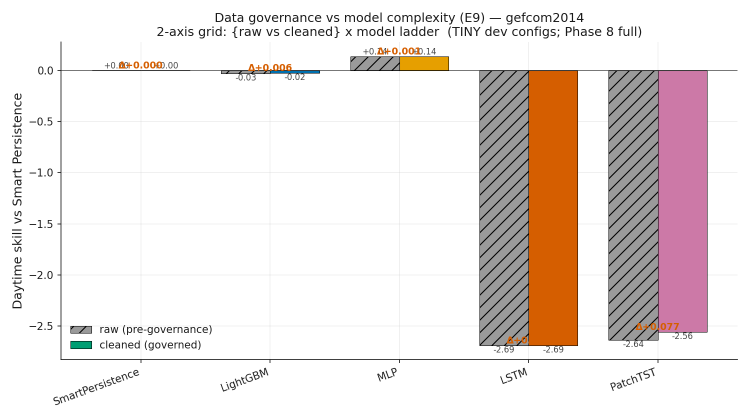
#> input picture figures/fig_governance_vs_complexity.png, 1500 x 840 px (shown at 1/2 size)
$ python select_figures.py
#> lines starting #> are read from the running program, lines starting #| are printed output that depends on the picture
#!/usr/bin/env python
"""Select the ~6-8 paper figures from ``figures/`` and export print-quality copies.

This is the **Stream C "safe-now" packaging step** for the ESSD figure bundle. It
reads each selected source figure (PNG, produced by ``scripts/run_experiments.py``
via :func:`solarunibench.viz.io.save_fig`) and writes a print-ready **PDF + 300 dpi
PNG** pair into ``figures/paper/``.

What this script does (and does *not* do)
-----------------------------------------
- It **packages existing raster figures** at print resolution. It re-samples the
  source PNG (assumed rendered at matplotlib's default 100 dpi) to the requested
  output dpi (default 300) using Lanczos interpolation and embeds it in a PDF.
- It **does not re-render** the figures from source and **does not fabricate any
  data or metric**. The dev-config numbers currently in ``figures/`` are honest
  but bounded; the publication / full-config figure set is produced by Phase 8
  Stream B (``run_experiments.py`` at full model configs on full data). Re-run
  this script after Stream B to refresh the bundle.

Robustness
----------
Missing source figures are **skipped with a warning** (not a hard error) so the
script stays useful while the figure set is still landing. A non-zero exit code
is returned only if *no* figure exported successfully.

Examples
--------
    python scripts/select_figures.py                       # defaults
    python scripts/select_figures.py --src figures --out figures/paper
    python scripts/select_figures.py --dpi 600             # higher-res PNG/PDF
    python scripts/select_figures.py --list                # just print the registry
"""
from __future__ import annotations

import argparse
import sys
import warnings
from pathlib import Path

REPO = Path(__file__).resolve().parents[1]

try:
    from PIL import Image  # type: ignore
except ImportError:  # pragma: no cover - env dependency
    Image = None

try:  # Pillow >= 9.1
    _LANCZOS = Image.Resampling.LANCZOS
except AttributeError:  # pragma: no cover - older Pillow
    _LANCZOS = Image.LANCZOS

# ---------------------------------------------------------------------------
# Paper-figure registry.
# Canonical selection per the Phase 8 Stream C plan:
#   E9 governance = Fig. 1 (centerpiece); E1 geo, E8 benchmark, E7 defects,
#   E4 optical-flow, E6 alignment as supporting figures.
# Each entry: (output_stem, source_filename, one_line_caption).
# ---------------------------------------------------------------------------
PAPER_FIGURES: list[tuple[str, str, str]] = [
    (
        "fig1_governance_vs_complexity",
        "fig_governance_vs_complexity.png",
        "E9 - Data governance vs model complexity (centerpiece): "
        "skill over {data state x model}; the 'governance > complexity' crossover.",
    ),
    (
        "fig2_cleaning_delta",
        "fig_cleaning_delta.png",
        "E9 - Per-dataset skill gain attributable to data hygiene vs to model upgrade.",
    ),
    (
        "fig3_geo_blindtest",
        "fig_geo_blindtest.png",
        "E1 - Clear-sky geo-recovery blind test (Folsom, known coords) + GEFCom zones.",
    ),
    (
        "fig3b_geo_validation",
        "fig_geo_validation.png",
        "ESSD data validation - geo phase-shift ablation + Folsom blind inversion: "
        "(a) clear-sky phase misalignment, (b) downstream skill response, (c) 2D "
        "clear-sky residual contour (honest hemisphere-ambiguity limitation).",
    ),
    (
        "fig4_benchmark_heatmap",
        "fig_e8_skill_heatmap.png",
        "E8 - Unified benchmark (physics-time-aligned grid, CrossViViT v2): "
        "Daytime Skill_MAE% / Skill_RMSE% heatmaps, 7 models x 4 datasets x 3 "
        "native horizons vs Smart Persistence. [supersedes the fixed-step grid; "
        "companion: fig4b horizon-crossover lines]",
    ),
    (
        "fig4b_e8_horizon_lines",
        "fig_e8_horizon_lines.png",
        "E8 - Skill_MAE% vs forecast horizon per model and dataset: the "
        "'when do models beat persistence' crossover view (persistence "
        "dominates 1-min data at 5-min lead; models win at coarser cadences).",
    ),
    (
        "fig5_defects_combined",
        "fig_defects_combined.png",
        "E7 - Data-defect diagnostics (combined): (a) timestamp irregularity — "
        "per-dataset inter-step gap distributions (log scale) with modal-cadence "
        "dashes and gap/duplicate counts; (b) missingness matrix — 100%-NaN "
        "Honest-NaN modalities highlighted in the dataset's semantic Okabe-Ito "
        "color (shared binding with panel (a)). [supersedes the standalone "
        "missingness heatmap]",
    ),
    (
        "fig6_optflow_sequence",
        "fig_optflow_sequence.png",
        "E4 - Optical-flow extrapolation: context -> extrapolated -> truth + uncertainty.",
    ),
    (
        "fig7_align_lag_hist",
        "fig_align_lag_hist.png",
        "E6 - Cross-modal alignment: image<->scalar timestamp diff before vs after.",
    ),
    (
        "fig8_e9_cross_dataset_crossover",
        "fig_e9_cross_dataset_crossover.png",
        "Phase 3 - E9 cross-dataset crossover (physics-aligned 1h-ahead): "
        "margin per dataset; bar >= 0 = governance > complexity holds.",
    ),
    (
        "fig9_e9_waterfall",
        "fig_e9_waterfall.png",
        "Phase 3 - Governance waterfall (Folsom, DLinear): clearsky anchor features "
        "dominate the governance gain (-68% MAE).",
    ),
    (
        "fig10_e9_granularity_sp_collapse",
        "fig_e9_granularity_sp_collapse.png",
        "Phase 3 - Smart-Persistence skill collapses (MAE rises) at coarser temporal "
        "granularity (Folsom 1min->1h); DLinear capacity caveat shown.",
    ),
    (
        "fig11_physics_closure_parity",
        "fig_physics_closure_parity.png",
        "ESSD data validation - physical-closure parity (Folsom): measured GHI vs "
        "DNI*cos(z)+DHI; R^2=0.9998 (irradiance modality is physically consistent).",
    ),
    (
        "fig12_brr_ablation_comparison",
        "fig_brr_ablation_comparison.png",
        "BRR representation x model-capacity ablation: (a) physics preview "
        "[RGB | BRR] of a thin-cloud Folsom frame; (b) 4-arm skill comparison "
        "(Baseline / Scalar BRR / Deep RGB / Deep BRR) with the Arm4-Arm3 "
        "thin-cloud gain highlighted (the net value of CNN-read BRR spatial "
        "structure, holding capacity fixed).",
    ),
    (
        "fig13_brr_feature_alignment",
        "fig_brr_feature_alignment.png",
        "Qualitative feature-alignment proof: conv1 mean activation Arm 3 (RGB) "
        "vs Arm 4 (CPA BRR) + difference map, on a Folsom thin-cloud frame.",
    ),
]


def _resolve(path: str | Path) -> Path:
    """Resolve a path relative to the repo root if it is not already absolute."""
    p = Path(path)
    return p if p.is_absolute() else (REPO / p)


def _export_one(
    stem: str,
    source: Path,
    out_dir: Path,
    dpi: int,
    source_dpi: int,
) -> tuple[Path, Path] | None:
    """Export one figure as ``<stem>.pdf`` + ``<stem>.png`` at ``dpi``.

    Returns ``(png_path, pdf_path)`` on success, or ``None`` if the source is
    missing/unreadable (caller warns).
    """
#> called with stem = 'fig1_governance_vs_complexity', dpi = 300, source_dpi = 100
    if Image is None:
        raise RuntimeError(
            "Pillow is required (pip install pillow) but is not importable."
        )
    if not source.exists():
        return None
    out_dir.mkdir(parents=True, exist_ok=True)
    with Image.open(source) as img:
#> img is the input picture: PIL image 1500x840 RGBA; mean R, G, B, A 235.5, 226.9, 224.2, 255
        img.load()
        # Flatten to RGB for print (drop alpha / palette).
        if img.mode not in ("RGB", "L"):
            img = img.convert("RGB")
#> img: PIL image 1500x840 RGB
        # Preserve the source's physical size but emit at the target dpi. Prefer
        # the dpi metadata embedded in the source PNG; fall back to ``source_dpi``
        # (matplotlib's savefig default 100) when none is present. Then
        # physical_inches = px / src_dpi and output px = physical_inches * dpi,
        # which upsamples resolution without changing the laid-out size and
        # without inventing new signal.
        w, h = img.size
#> w = 1500; h = 840
        src_dpi_xy = img.info.get("dpi")
#> src_dpi_xy = (150, 150)
        if src_dpi_xy and src_dpi_xy[0]:
            src_dpi = float(src_dpi_xy[0])
#> src_dpi = 150
        else:
            src_dpi = float(source_dpi)
        phys_w = w / src_dpi
#> phys_w = 10
        phys_h = h / src_dpi
#> phys_h = 5.6
        out_w = max(1, round(phys_w * dpi))
#> out_w = 3000
        out_h = max(1, round(phys_h * dpi))
#> out_h = 1680
        if (out_w, out_h) != (w, h):
            img = img.resize((out_w, out_h), _LANCZOS)
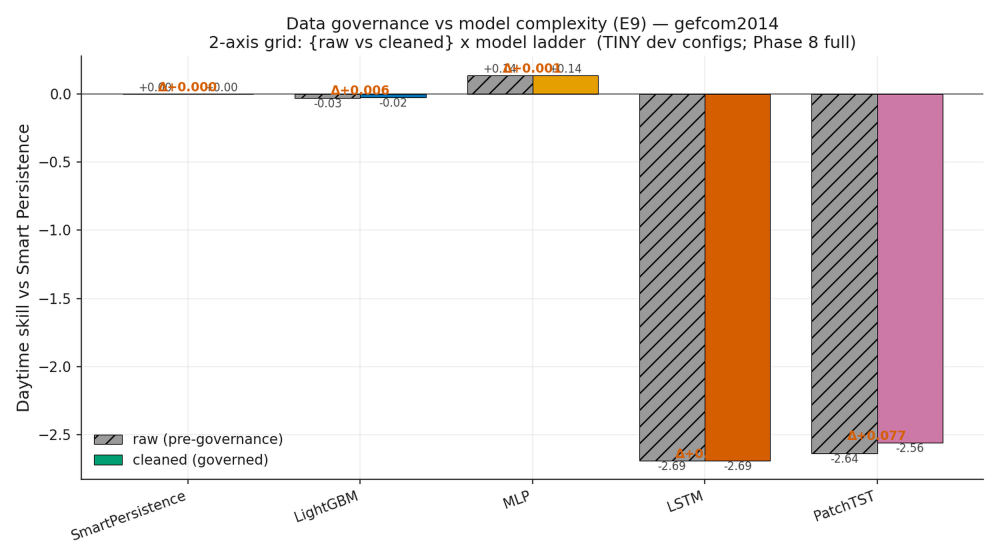
#> img: PIL image 3000x1680 RGB (shown at 1/3 size); mean R, G, B 235.3, 226.7, 224.1
        png_path = out_dir / f"{stem}.png"
        pdf_path = out_dir / f"{stem}.pdf"
        img.save(png_path, dpi=(dpi, dpi))  # PNG: dpi metadata
        img.save(pdf_path, "PDF", resolution=float(dpi))  # PDF: raster embedded @ dpi
    return png_path, pdf_path


def _print_registry() -> None:
    print(f"Paper-figure registry ({len(PAPER_FIGURES)} entries):")
    for stem, src, caption in PAPER_FIGURES:
        print(f"  {stem:<32} <- {src}")
        print(f"    {caption}")


def main(argv: list[str] | None = None) -> int:
    ap = argparse.ArgumentParser(
        description=(
            "Select ~6-8 paper figures from figures/ and export print-quality "
            "PDF + 300 dpi PNG copies to figures/paper/."
        ),
        formatter_class=argparse.RawDescriptionHelpFormatter,
        epilog=(
            "Notes: packages existing raster figures (no re-render, no fabricated "
            "data). Re-run after Phase 8 Stream B to refresh with full-config figures."
        ),
    )
    ap.add_argument(
        "--src",
        default="figures",
        help="Source directory of dev figures (default: figures).",
    )
    ap.add_argument(
        "--out",
        default="figures/paper",
        help="Output directory for print-quality figures (default: figures/paper).",
    )
    ap.add_argument(
        "--dpi",
        type=int,
        default=300,
        help="Output resolution in dpi (default: 300).",
    )
    ap.add_argument(
        "--source-dpi",
        type=int,
        default=100,
        help=(
            "Assumed dpi of the input PNGs, used to preserve physical size "
            "when re-sampling (default: 100, matplotlib's savefig default)."
        ),
    )
    ap.add_argument(
        "--list",
        action="store_true",
        help="Print the paper-figure registry and exit (no export).",
    )
    args = ap.parse_args(argv)

    if args.list:
        _print_registry()
        return 0

    if Image is None:
        ap.error(
            "Pillow is not installed in this environment (pip install pillow)."
        )

    src_dir = _resolve(args.src)
    out_dir = _resolve(args.out)
    if not src_dir.is_dir():
        warnings.warn(f"source directory not found: {src_dir}")

    print(f"Exporting paper figures: {src_dir} -> {out_dir} @ {args.dpi} dpi")
    exported = 0
    skipped = 0
    for stem, src_name, caption in PAPER_FIGURES:
        # The E8 canonical figures live in <src>/results (next to the summary
        # CSV); everything else in <src> directly. Fall back across both so the
        # registry works for either layout.
        source = src_dir / src_name
        if not source.exists():
            # The E8 canonical figures live in figures/results (next to the
            # summary CSV) regardless of which figures root is exported — the
            # benchmark is config-independent (single FULL run).
            for alt in (src_dir / "results" / src_name,
                        REPO / "figures" / "results" / src_name):
                if alt.exists():
                    source = alt
                    break
        try:
            result = _export_one(stem, source, out_dir, args.dpi, args.source_dpi)
        except Exception as exc:  # pragma: no cover - defensive per-figure
            warnings.warn(f"{stem}: failed to export ({exc!r}); skipping.")
            skipped += 1
            continue
        if result is None:
            warnings.warn(f"{stem}: source missing ({source}); skipping.")
            skipped += 1
            continue
        png_path, pdf_path = result
        print(f"  {stem}: {png_path.name} + {pdf_path.name}")
        exported += 1
#> pass 2 of the loop in main, `for stem, src_name, caption in PAPER_FIGURES:`:
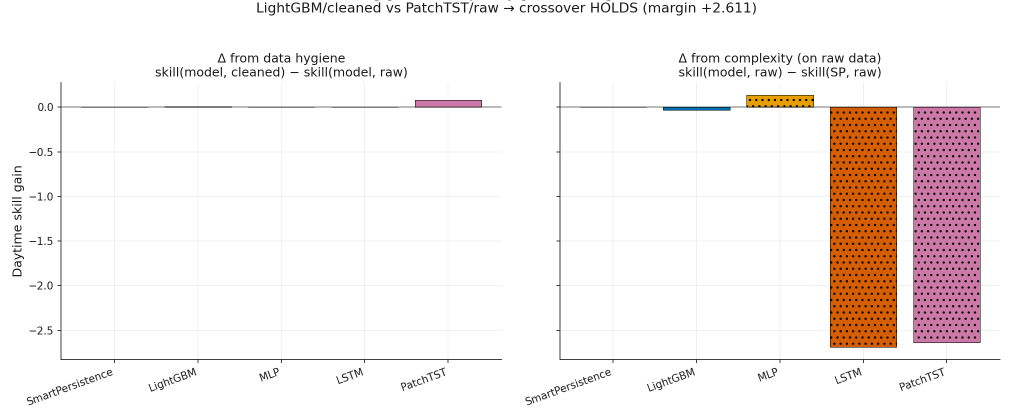
#> input picture figures/fig_cleaning_delta.png, 2025 x 840 px (shown at 1/2 size)
#> in _export_one, img is the input picture: PIL image 2025x840 RGBA; mean R, G, B, A 245.4, 238.6, 236.8, 255
#> phys_w = 13.5
#> out_w = 4050
#> in _export_one (call 2), `img = img.resize((out_w, out_h), _LANCZOS)`:
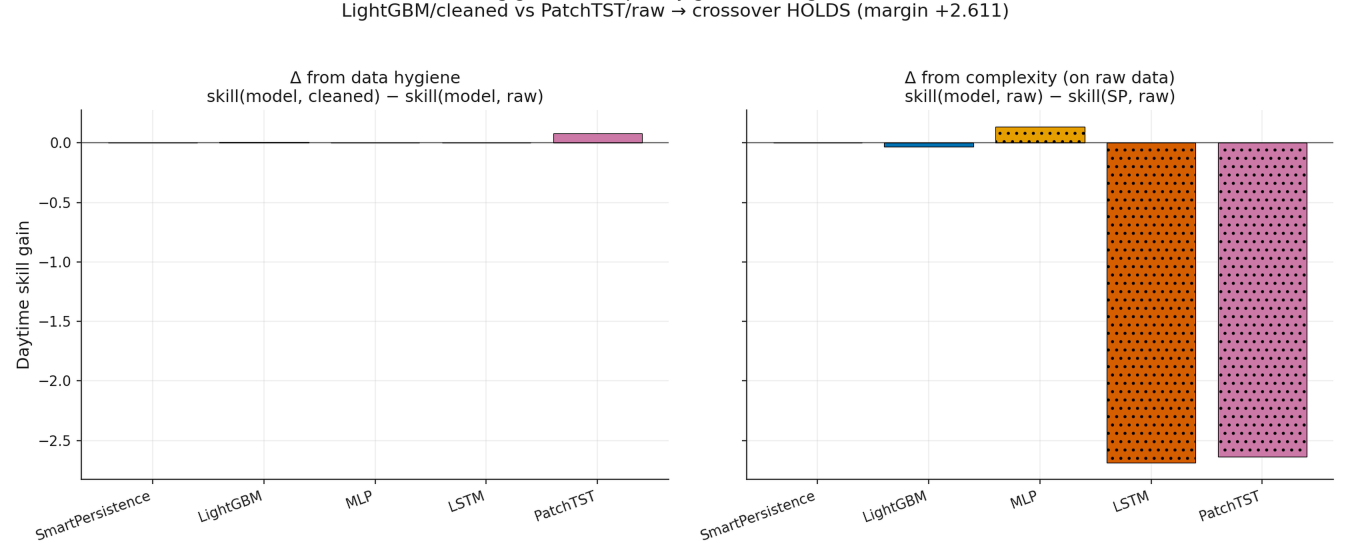
#> img: PIL image 4050x1680 RGB (shown at 1/3 size); mean R, G, B 245.3, 238.4, 236.6

    total = len(PAPER_FIGURES)
#> total = 15
    print(
        f"\nDone: {exported}/{total} exported"
        + (f", {skipped} skipped" if skipped else "")
        + f" -> {out_dir}"
    )
    return 0 if exported > 0 else 1


if __name__ == "__main__":
    sys.exit(main())
#> (the program exits here)
